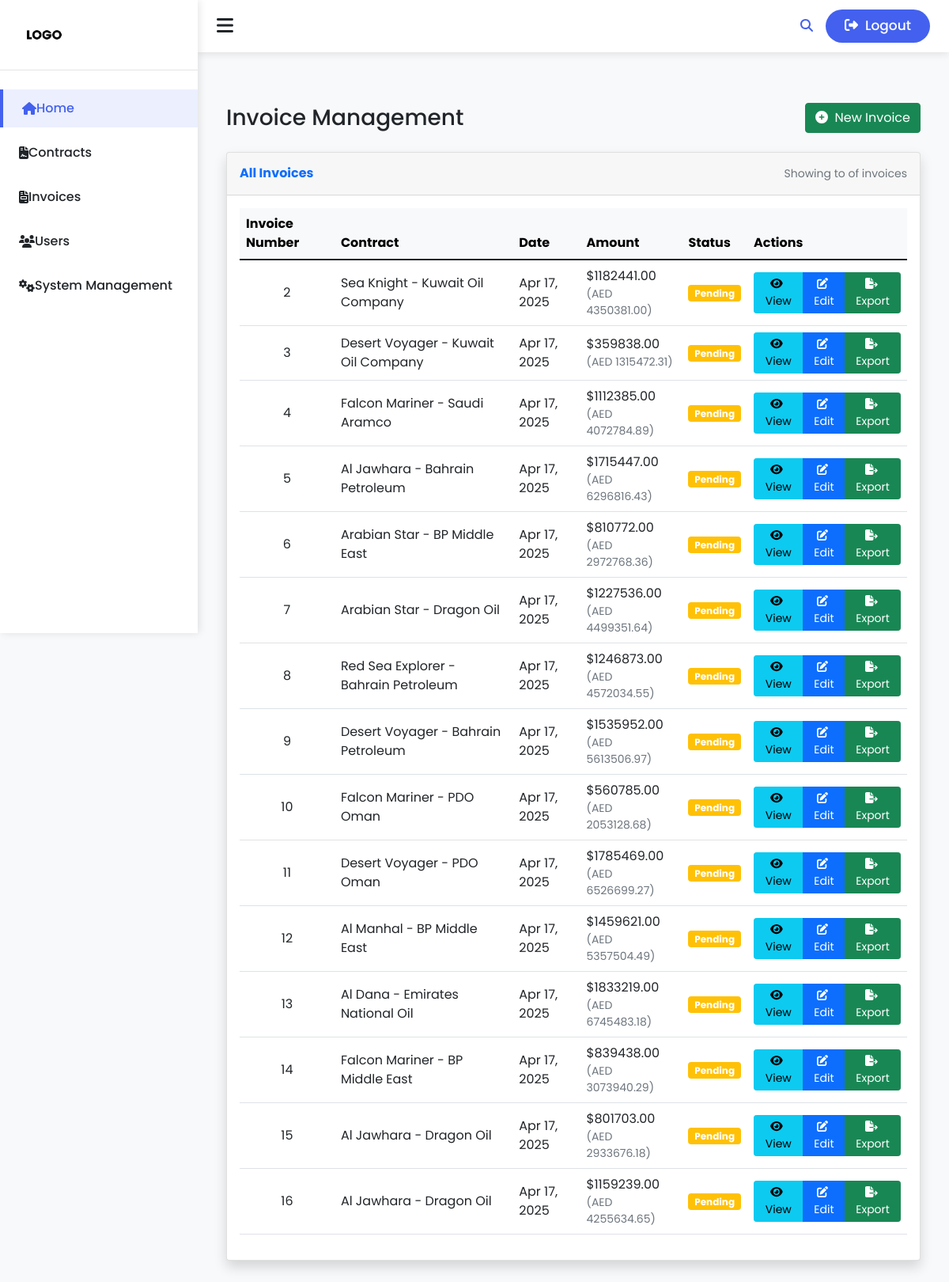
Screenshot of /invoice/ (signed in) with the database file from the repository.
### ShipOps/models.py (models this page shows, shortened)
class Invoice(models.Model):
    STATUS_PENDING = 0
    STATUS_PAID = 1
    STATUS_OVERDUE = 2
    STATUS_CANCELLED = 3
    STATUS_CHOICES = [
        (STATUS_PENDING, 'Pending'),
        (STATUS_PAID, 'Paid'),
        (STATUS_OVERDUE, 'Overdue'),
        (STATUS_CANCELLED, 'Cancelled'),
    ]
    price_usd = models.FloatField(default=0.0, null=True, blank=True)
    price_usd_in_word = models.CharField(max_length=150, default="", null=True, blank=True)
    aed_price_in_word = models.CharField(max_length=150, default="", null=True, blank=True)
    aed_price = models.FloatField(default=0.0, null=True, blank=True)
    status = models.IntegerField(
        choices=STATUS_CHOICES,
        default=STATUS_PENDING,
        help_text="Current status of the invoice"
    )
    due_date = models.DateField(null=True, blank=True)
    notes = models.TextField(blank=True, null=True)
    created_at = models.DateTimeField(auto_now_add=True, null=True, blank=True)
    contract = models.OneToOneField(
        Contract,
        on_delete=models.CASCADE,
        related_name='invoice_obj'
    )
    def is_overdue(self):
        if self.due_date and self.status == self.STATUS_PENDING:
            return timezone.now().date() > self.due_date
        return False
    def get_status_display_class(self):
        status_classes = {
            self.STATUS_PENDING: 'warning',
            self.STATUS_PAID: 'success',
            self.STATUS_OVERDUE: 'danger',
            self.STATUS_CANCELLED: 'secondary',
        }
        return status_classes.get(self.status, 'secondary')

class Contract(models.Model):
    charter_party_dated = models.DateTimeField(default=timezone.now)
    charterer = models.CharField(max_length=150, null=True, blank=True)
    owner = models.CharField(max_length=150, null=True, blank=True)
    charter_party_form = models.CharField(max_length=150, null=True, blank=True)
    vessel = models.CharField(max_length=150, null=True, blank=True)
    charter_party_speed = models.CharField(max_length=150, null=True, blank=True)
    last_three_cargoes = models.CharField(max_length=150, null=True, blank=True)
    cargo = models.CharField(max_length=150, null=True, blank=True)
    quantity = models.CharField(max_length=150, null=True, blank=True)
    heating = models.CharField(max_length=150, null=True, blank=True)
    load_port = models.CharField(max_length=150, null=True, blank=True)
    laycan = models.CharField(max_length=150, null=True, blank=True)
    discharge_port = models.CharField(max_length=150, null=True, blank=True)
    freight = models.CharField(max_length=150, null=True, blank=True)
    demurrage = models.CharField(max_length=150, null=True, blank=True)
    laytime = models.CharField(max_length=150, null=True, blank=True)
    payment_terms = models.CharField(max_length=150, null=True, blank=True)
    payment_to = models.CharField(max_length=150, null=True, blank=True)
    brokers = models.CharField(max_length=150, null=True, blank=True)
    commission = models.CharField(max_length=150, null=True, blank=True)
    state = models.IntegerField(default=0, null=True, blank=True)
    contract_start = models.DateTimeField(default=timezone.now, null=True, blank=True)
    contract_end = models.DateTimeField(default=timezone.now, null=True, blank=True)
    created_at = models.DateTimeField(auto_now_add=True)
    updated_at = models.DateTimeField(auto_now=True)

### ShipOps/views.py (the view)
# urls.py: path('invoice/', invoice_list, name='invoice_list'),
@login_required
def invoice_list(request):
    if not (request.user.ops_profile.is_finance or request.user.is_staff):
        messages.error(request, 'Access denied. Only finance department users can view invoices.')
        return redirect('home')  # Redirect to home or another appropriate page
    contracts = Contract.objects.filter(state=1)  # Assuming 1 represents TO_FIN state
    contracts = contracts.order_by('-created_at')
    invoices = Invoice.objects.all()
    form = InvoiceForm()
    context = {
        'invoices': invoices,
        'form': form,
        'page_title': 'Invoice List'
    }
    return render(request, 'invoice_list.html', context)

### ShipsAuth/models.py (called while the page is built)
    @property
    def is_finance(self):
        return self.role and self.role.name == 'finance'

### templates/invoice_list.html (shortened to what this page needs)
{% extends "base.html" %}
{% block content %}
<div class="container-fluid py-4">
  <div class="d-flex justify-content-between align-items-center mb-4">
    <h2 class="h3 mb-0 text-gray-800">Invoice Management</h2>
    <a href="{% url 'invoice_new' %}" class="btn btn-success">
      <i class="fas fa-plus-circle me-2"></i>New Invoice
    </a>
  </div>
  <div class="card shadow">
    <div class="card-header py-3 d-flex justify-content-between align-items-center">
      <h6 class="m-0 fw-bold text-primary">All Invoices</h6>
      <span class="text-muted small">
        Showing {{ invoices.start_index }} to {{ invoices.end_index }} of {{ invoices.paginator.count }} invoices
      </span>
    </div>
    <div class="card-body">
      <div class="table-responsive">
        <table class="table table-hover align-middle">
          <thead class="table-light">
            <tr>
              <th scope="col">Invoice Number</th>
              <th scope="col">Contract</th>
              <th scope="col">Date</th>
              <th scope="col">Amount</th>
              <th scope="col">Status</th>
              <th scope="col">Actions</th>
            </tr>
          </thead>
          <tbody>
            {% for invoice in invoices %}
            <tr>
              <td class="text-center">{{ invoice.id }}</td>
              <td>{{ invoice.contract.vessel }} - {{ invoice.contract.charterer }}</td>
              <td>{{ invoice.created_at|date:"M d, Y" }}</td>
              <td>
                ${{ invoice.price_usd|floatformat:2 }}
                {% if invoice.aed_price %}
                <small class="text-muted d-block">(AED {{ invoice.aed_price|floatformat:2 }})</small>
                {% endif %}
              </td>
              <td>
                <span class="badge bg-{{ invoice.get_status_display_class }}">
                  {{ invoice.get_status_display }}
                </span>
              </td>
              <td>
                <div class="btn-group" role="group">
                  <a href="{% url 'invoice_detail' invoice.id %}" class="btn btn-sm btn-info">
                    <i class="fas fa-eye me-1"></i>View
                  </a>
                  <a href="{% url 'invoice_edit' invoice.id %}" class="btn btn-sm btn-primary">
                    <i class="fas fa-edit me-1"></i>Edit
                  </a>
                  <a href="/export_invoice/{{ invoice.id }}/" class="btn btn-sm btn-success">
                    <i class="fas fa-file-export me-1"></i>Export
                  </a>
                </div>
              </td>
            </tr>
            {% empty %}
            <tr>
              <td colspan="6" class="text-center py-4">No invoices found</td>
            </tr>
            {% endfor %}
          </tbody>
        </table>
      </div>
    </div>
  </div>
</div>
{% endblock %}

### static/css/style.css (style rules this page uses)
:root { --dark-color: #000; --blue-color: #8cd0e3; --pink-color: #e78eca; --section-color: #fff; }
body { font-family: "Cairo", sans-serif; }

### templates/base.html (style rules this page uses)
:root { --primary-color: #4361ee; --secondary-color: #3f37c9; --accent-color: #f72585; --light-color: #f8f9fa; --dark-color: #212529; --sidebar-width: 250px; }
body { font-family: 'Poppins', sans-serif; background-color: #f8f9fa; display: flex; min-height: 100vh; }

### rows the page displays
Invoice: id "2", contract.vessel "Sea Knight", contract.charterer "Kuwait Oil Company", created_at "Apr 17, 2025", price_usd "1182441.00", aed_price "4350381.00", status "Pending"
Invoice: id "3", contract.vessel "Desert Voyager", contract.charterer "Kuwait Oil Company", created_at "Apr 17, 2025", price_usd "359838.00", aed_price "1315472.31", status "Pending"
Invoice: id "4", contract.vessel "Falcon Mariner", contract.charterer "Saudi Aramco", created_at "Apr 17, 2025", price_usd "1112385.00", aed_price "4072784.89", status "Pending"
Invoice: id "5", contract.vessel "Al Jawhara", contract.charterer "Bahrain Petroleum", created_at "Apr 17, 2025", price_usd "1715447.00", aed_price "6296816.43", status "Pending"
Invoice: id "6", contract.vessel "Arabian Star", contract.charterer "BP Middle East", created_at "Apr 17, 2025", price_usd "810772.00", aed_price "2972768.36", status "Pending"
Invoice: id "7", contract.vessel "Arabian Star", contract.charterer "Dragon Oil", created_at "Apr 17, 2025", price_usd "1227536.00", aed_price "4499351.64", status "Pending"
Invoice: id "8", contract.vessel "Red Sea Explorer", contract.charterer "Bahrain Petroleum", created_at "Apr 17, 2025", price_usd "1246873.00", aed_price "4572034.55", status "Pending"
Invoice: id "9", contract.vessel "Desert Voyager", contract.charterer "Bahrain Petroleum", created_at "Apr 17, 2025", price_usd "1535952.00", aed_price "5613506.97", status "Pending"
Invoice: id "10", contract.vessel "Falcon Mariner", contract.charterer "PDO Oman", created_at "Apr 17, 2025", price_usd "560785.00", aed_price "2053128.68", status "Pending"
Invoice: id "11", contract.vessel "Desert Voyager", contract.charterer "PDO Oman", created_at "Apr 17, 2025", price_usd "1785469.00", aed_price "6526699.27", status "Pending"
Invoice: id "12", contract.vessel "Al Manhal", contract.charterer "BP Middle East", created_at "Apr 17, 2025", price_usd "1459621.00", aed_price "5357504.49", status "Pending"
Invoice: id "13", contract.vessel "Al Dana", contract.charterer "Emirates National Oil", created_at "Apr 17, 2025", price_usd "1833219.00", aed_price "6745483.18", status "Pending"
Invoice: id "14", contract.vessel "Falcon Mariner", contract.charterer "BP Middle East", created_at "Apr 17, 2025", price_usd "839438.00", aed_price "3073940.29", status "Pending"
Invoice: id "15", contract.vessel "Al Jawhara", contract.charterer "Dragon Oil", created_at "Apr 17, 2025", price_usd "801703.00", aed_price "2933676.18", status "Pending"
Invoice: id "16", contract.vessel "Al Jawhara", contract.charterer "Dragon Oil", created_at "Apr 17, 2025", price_usd "1159239.00", aed_price "4255634.65", status "Pending"
